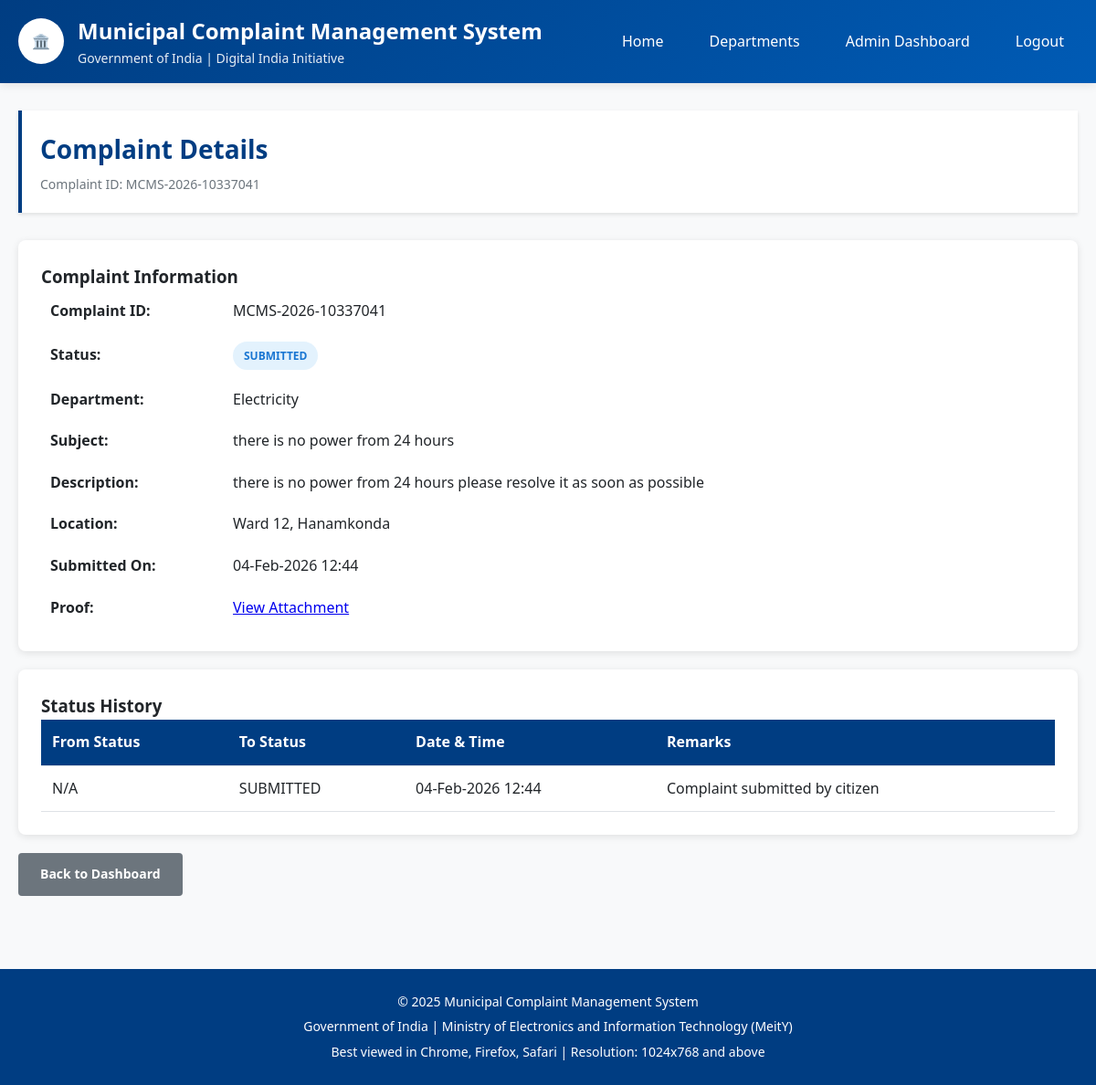
Page /complaints/detail/MCMS-2026-10337041/ (signed in) on the committed database.
### complaints/models.py (models this page shows, shortened)
class Complaint(models.Model):
    STATUS_CHOICES = [
        ('SUBMITTED', 'Submitted'),
        ('UNDER_REVIEW', 'Under Review'),
        ('IN_PROGRESS', 'In Progress'),
        ('RESOLVED', 'Resolved'),
        ('CLOSED', 'Closed'),
    ]
    complaint_id = models.CharField(
        max_length=50,
        unique=True,
        default=generate_complaint_id,
        editable=False,
        db_index=True
    )
    citizen = models.ForeignKey(
        settings.AUTH_USER_MODEL,
        on_delete=models.PROTECT,
        related_name='complaints'
    )
    department = models.ForeignKey(
        Department,
        on_delete=models.PROTECT,
        related_name='complaints'
    )
    ward_number = models.CharField(max_length=10)
    area = models.CharField(max_length=200)
    landmark = models.CharField(max_length=200, blank=True)
    subject = models.CharField(max_length=200)
    description = models.TextField()
    proof_file = models.FileField(
        upload_to=complaint_proof_upload_path,
        blank=True,
        null=True
    )
    status = models.CharField(
        max_length=20,
        choices=STATUS_CHOICES,
        default='SUBMITTED',
        db_index=True
    )
    official_remarks = models.TextField(blank=True)
    officer = models.ForeignKey(
        settings.AUTH_USER_MODEL,
        on_delete=models.SET_NULL,
        null=True,
        blank=True,
        related_name='assigned_complaints'
    )
    resolution_notes = models.TextField(blank=True)
    resolution_proof = models.FileField(
        upload_to=resolution_proof_upload_path,
        blank=True,
        null=True
    )
    submitted_at = models.DateTimeField(auto_now_add=True, db_index=True)
    last_updated = models.DateTimeField(auto_now=True)
    reviewed_at = models.DateTimeField(null=True, blank=True)
    in_progress_at = models.DateTimeField(null=True, blank=True)
    resolved_at = models.DateTimeField(null=True, blank=True)
    closed_at = models.DateTimeField(null=True, blank=True)
    is_archived = models.BooleanField(default=False)
    class Meta:
        db_table = 'complaints'
        verbose_name = 'Complaint'
        verbose_name_plural = 'Complaints'
        ordering = ['-submitted_at']
        indexes = [
            models.Index(fields=['complaint_id']),
            models.Index(fields=['status', 'submitted_at']),
            models.Index(fields=['department', 'status']),
        ]
    def get_status_display_class(self):
        status_classes = {
            'SUBMITTED': 'status-submitted',
            'UNDER_REVIEW': 'status-review',
            'IN_PROGRESS': 'status-progress',
            'RESOLVED': 'status-resolved',
            'CLOSED': 'status-closed',
        }
        return status_classes.get(self.status, 'status-default')

class ComplaintStatusHistory(models.Model):
    complaint = models.ForeignKey(
        Complaint,
        on_delete=models.CASCADE,
        related_name='status_history'
    )
    from_status = models.CharField(max_length=20, blank=True)
    to_status = models.CharField(max_length=20)
    changed_by = models.ForeignKey(
        settings.AUTH_USER_MODEL,
        on_delete=models.SET_NULL,
        null=True,
        blank=True
    )
    remarks = models.TextField(blank=True)
    changed_at = models.DateTimeField(auto_now_add=True)
    class Meta:
        db_table = 'complaint_status_history'
        verbose_name = 'Status History'
        verbose_name_plural = 'Status Histories'
        ordering = ['-changed_at']

### departments/models.py (models this page shows, shortened)
class Department(models.Model):
    DEPARTMENT_CHOICES = [
        ('WATER_SUPPLY', 'Water Supply'),
        ('ROADS_TRANSPORT', 'Roads & Transport'),
        ('SANITATION', 'Sanitation'),
        ('ELECTRICITY', 'Electricity'),
        ('PUBLIC_HEALTH', 'Public Health'),
    ]
    code = models.CharField(
        max_length=50,
        choices=DEPARTMENT_CHOICES,
        unique=True,
        primary_key=True
    )
    name = models.CharField(max_length=100)
    description = models.TextField(blank=True)
    head_of_department = models.CharField(max_length=100, blank=True)
    contact_number = models.CharField(max_length=15, blank=True)
    email = models.EmailField(blank=True)
    is_active = models.BooleanField(default=True)
    created_at = models.DateTimeField(auto_now_add=True)
    updated_at = models.DateTimeField(auto_now=True)
    class Meta:
        db_table = 'departments'
        verbose_name = 'Department'
        verbose_name_plural = 'Departments'
        ordering = ['name']

### complaints/views.py (the view)
# urls.py: path('detail/<str:complaint_id>/', views.complaint_detail, name='detail'),
@login_required
def complaint_detail(request, complaint_id):
    complaint = get_object_or_404(
        Complaint,
        complaint_id=complaint_id,
        citizen=request.user
    )
    status_history = complaint.status_history.all()
    context = {
        'complaint': complaint,
        'status_history': status_history,
    }
    return render(request, 'complaints/detail.html', context)

### templates/complaints/detail.html (shortened to what this page needs)
{% extends 'base/base.html' %}
{% block content %}
<div class="page-header">
    <h2>Complaint Details</h2>
    <p>Complaint ID: {{ complaint.complaint_id }}</p>
</div>
<div class="card">
    <h3>Complaint Information</h3>
    <table style="width: 100%; border-collapse: collapse;">
        <tr><td style="padding: 10px; font-weight: bold; width: 200px;">Complaint ID:</td><td style="padding: 10px;">{{ complaint.complaint_id }}</td></tr>
        <tr><td style="padding: 10px; font-weight: bold;">Status:</td><td style="padding: 10px;"><span class="status-badge {{ complaint.get_status_display_class }}">{{ complaint.get_status_display }}</span></td></tr>
        <tr><td style="padding: 10px; font-weight: bold;">Department:</td><td style="padding: 10px;">{{ complaint.department.name }}</td></tr>
        <tr><td style="padding: 10px; font-weight: bold;">Subject:</td><td style="padding: 10px;">{{ complaint.subject }}</td></tr>
        <tr><td style="padding: 10px; font-weight: bold;">Description:</td><td style="padding: 10px;">{{ complaint.description }}</td></tr>
        <tr><td style="padding: 10px; font-weight: bold;">Location:</td><td style="padding: 10px;">Ward {{ complaint.ward_number }}, {{ complaint.area }}</td></tr>
        <tr><td style="padding: 10px; font-weight: bold;">Submitted On:</td><td style="padding: 10px;">{{ complaint.submitted_at|date:"d-M-Y H:i" }}</td></tr>
        {% if complaint.proof_file %}<tr><td style="padding: 10px; font-weight: bold;">Proof:</td><td style="padding: 10px;"><a href="{{ complaint.proof_file.url }}" target="_blank">View Attachment</a></td></tr>{% endif %}
    </table>
</div>
<div class="card">
    <h3>Status History</h3>
    <div class="table-container">
        <table class="data-table">
            <thead><tr><th>From Status</th><th>To Status</th><th>Date & Time</th><th>Remarks</th></tr></thead>
            <tbody>
                {% for history in status_history %}
                <tr>
                    <td>{{ history.from_status|default:"N/A" }}</td>
                    <td>{{ history.to_status }}</td>
                    <td>{{ history.changed_at|date:"d-M-Y H:i" }}</td>
                    <td>{{ history.remarks|default:"—" }}</td>
                </tr>
                {% endfor %}
            </tbody>
        </table>
    </div>
</div>
<a href="{% url 'complaints:dashboard' %}" class="btn btn-secondary">Back to Dashboard</a>
{% endblock %}

### static/css/style.css (style rules this page uses)
:root { --primary-color: #003d82; --secondary-color: #ff9933; --success-color: #28a745; --danger-color: #dc3545; --warning-color: #ffc107; --info-color: #17a2b8; --light-gray: #f8f9fa; --border-color: #dee2e6; --text-dark: #212529; --text-muted: #6c757d; --white: #ffffff; }
* { margin: 0; padding: 0; box-sizing: border-box; }
body { font-family: 'Segoe UI', Tahoma, Geneva, Verdana, sans-serif; font-size: 16px; line-height: 1.6; color: var(--text-dark); background-color: var(--light-gray); }
.page-header { background-color: var(--white); padding: 20px; margin-bottom: 30px; border-left: 4px solid var(--primary-color); box-shadow: 0 2px 4px rgba(0, 0, 0, 0.1); }
.page-header h2 { color: var(--primary-color); font-size: 28px; margin-bottom: 5px; }
.page-header p { color: var(--text-muted); font-size: 14px; }
.card { background-color: var(--white); border-radius: 8px; box-shadow: 0 2px 8px rgba(0, 0, 0, 0.1); padding: 25px; margin-bottom: 20px; }
.btn { display: inline-block; padding: 12px 24px; font-size: 14px; font-weight: 600; text-align: center; text-decoration: none; border: none; border-radius: 4px; cursor: pointer; transition: all 0.3s; }
.btn-secondary { background-color: var(--text-muted); color: var(--white); }
.status-badge { display: inline-block; padding: 6px 12px; border-radius: 20px; font-size: 12px; font-weight: 600; text-transform: uppercase; }
.status-submitted { background-color: #e3f2fd; color: #1976d2; }
.table-container { overflow-x: auto; }
.data-table { width: 100%; border-collapse: collapse; background-color: var(--white); }
.data-table th, .data-table td { padding: 12px; text-align: left; border-bottom: 1px solid var(--border-color); }
.data-table th { background-color: var(--primary-color); color: var(--white); font-weight: 600; }

### rows in the picture
Complaint: complaint_id "MCMS-2026-10337041", status "SUBMITTED", department.name "Electricity", subject "there is no power from 24 hours", description "there is no power from 24 hours please resolve it as soon as possible", ward_number "12", area "Hanamkonda", submitted_at "04-Feb-2026 12:44"
ComplaintStatusHistory: from_status "N/A", to_status "SUBMITTED", changed_at "04-Feb-2026 12:44", remarks "Complaint submitted by citizen"
